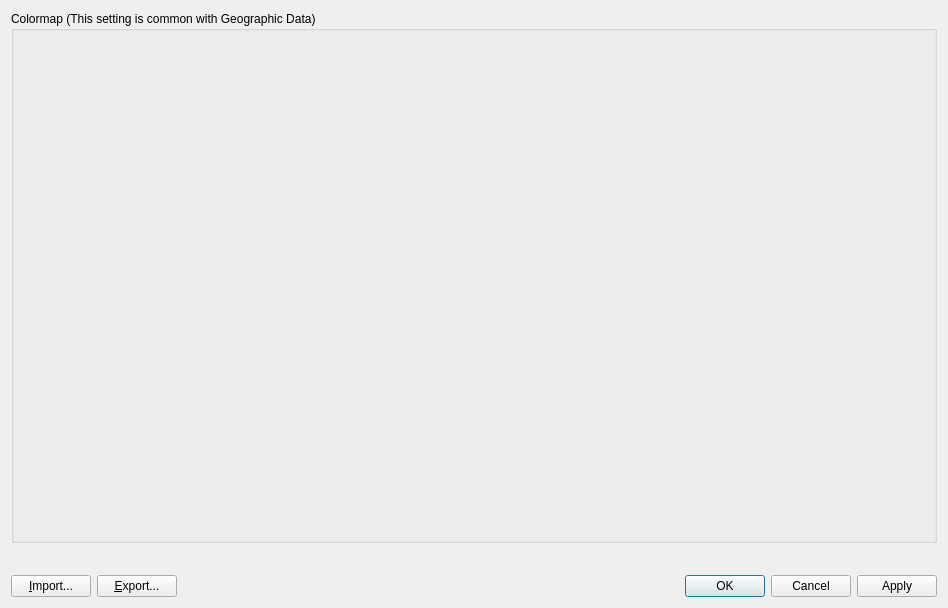
<?xml version="1.0" encoding="UTF-8"?>
<ui version="4.0">
 <class>Post2dWindowGridAttributeNodeDataItem_PropertyDialog</class>
 <widget class="QDialog" name="Post2dWindowGridAttributeNodeDataItem_PropertyDialog">
  <property name="geometry">
   <rect>
    <x>0</x>
    <y>0</y>
    <width>948</width>
    <height>608</height>
   </rect>
  </property>
  <property name="windowTitle">
   <string>Grid Node Attribute Display Setting</string>
  </property>
  <layout class="QVBoxLayout" name="verticalLayout_2" stretch="1,0,0">
   <item>
    <widget class="QGroupBox" name="colormapGroupBox">
     <property name="title">
      <string>Colormap (This setting is common with Geographic Data)</string>
     </property>
     <layout class="QVBoxLayout" name="verticalLayout">
      <item>
       <widget class="QWidgetContainer" name="widgetContainer" native="true"/>
      </item>
     </layout>
    </widget>
   </item>
   <item>
    <layout class="QHBoxLayout" name="horizontalLayout_2" stretch="0,1">
     <item>
      <widget class="TransparencyWidget" name="transparencyWidget" native="true"/>
     </item>
     <item>
      <spacer name="horizontalSpacer_2">
       <property name="orientation">
        <enum>Qt::Horizontal</enum>
       </property>
       <property name="sizeHint" stdset="0">
        <size>
         <width>40</width>
         <height>20</height>
        </size>
       </property>
      </spacer>
     </item>
    </layout>
   </item>
   <item>
    <layout class="QHBoxLayout" name="horizontalLayout">
     <item>
      <widget class="QPushButton" name="importButton">
       <property name="text">
        <string>&amp;Import...</string>
       </property>
      </widget>
     </item>
     <item>
      <widget class="QPushButton" name="exportButton">
       <property name="text">
        <string>&amp;Export...</string>
       </property>
      </widget>
     </item>
     <item>
      <spacer name="horizontalSpacer">
       <property name="orientation">
        <enum>Qt::Horizontal</enum>
       </property>
       <property name="sizeHint" stdset="0">
        <size>
         <width>40</width>
         <height>20</height>
        </size>
       </property>
      </spacer>
     </item>
     <item>
      <widget class="QDialogButtonBox" name="buttonBox">
       <property name="orientation">
        <enum>Qt::Horizontal</enum>
       </property>
       <property name="standardButtons">
        <set>QDialogButtonBox::Apply|QDialogButtonBox::Cancel|QDialogButtonBox::Ok</set>
       </property>
      </widget>
     </item>
    </layout>
   </item>
  </layout>
 </widget>
 <customwidgets>
  <customwidget>
   <class>QWidgetContainer</class>
   <extends>QWidget</extends>
   <header>misc/qwidgetcontainer.h</header>
   <container>1</container>
  </customwidget>
  <customwidget>
   <class>TransparencyWidget</class>
   <extends>QWidget</extends>
   <header>guibase/widget/transparencywidget.h</header>
   <container>1</container>
  </customwidget>
 </customwidgets>
 <resources/>
 <connections>
  <connection>
   <sender>buttonBox</sender>
   <signal>accepted()</signal>
   <receiver>Post2dWindowGridAttributeNodeDataItem_PropertyDialog</receiver>
   <slot>accept()</slot>
   <hints>
    <hint type="sourcelabel">
     <x>778</x>
     <y>589</y>
    </hint>
    <hint type="destinationlabel">
     <x>435</x>
     <y>589</y>
    </hint>
   </hints>
  </connection>
  <connection>
   <sender>buttonBox</sender>
   <signal>rejected()</signal>
   <receiver>Post2dWindowGridAttributeNodeDataItem_PropertyDialog</receiver>
   <slot>reject()</slot>
   <hints>
    <hint type="sourcelabel">
     <x>600</x>
     <y>577</y>
    </hint>
    <hint type="destinationlabel">
     <x>472</x>
     <y>601</y>
    </hint>
   </hints>
  </connection>
 </connections>
</ui>
